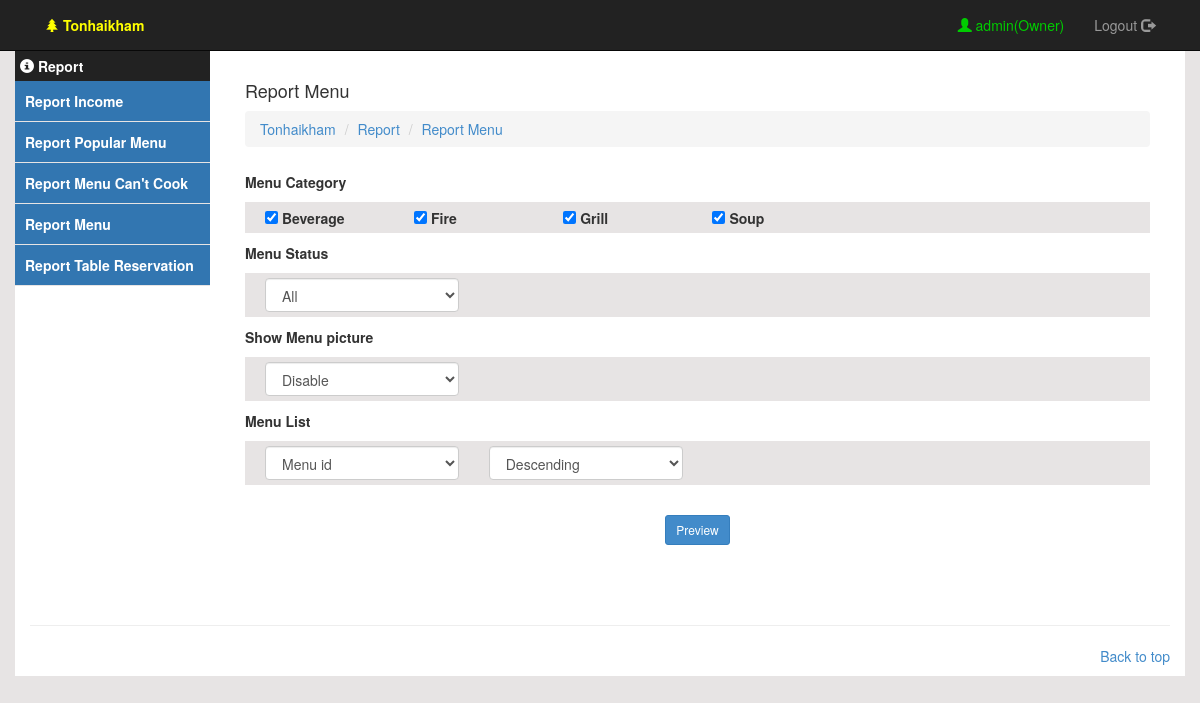
Screenshot of /report.php?page=menu (signed in) with the database file from the repository.
### tables this page shows
CREATE TABLE `menu_category` (
  `menu_cate_id` int(11) NOT NULL,
  `menu_cate_name` varchar(50) NOT NULL
);

### includes/libraries/database.class.php (called while the page is built, shortened)
<?php
class Database {
    private $connection;
    private $hostname;
    private $username;
    private $password;
    public function __construct() {
        $this->hostname = DATABASE_HOST;
        $this->username = DATABASE_USER;
        $this->password = DATABASE_PASSWORD;
        $this->database = DATABASE_NAME;
    }
    public function openConnection() {
        $this->connection = mysql_connect($this->hostname, $this->username, $this->password);
    }
    public function executeStatement($statement) {
        $result = mysql_query($statement, $this->connection) or die(mysql_error());
        return $result;
    }
    public function executeSql($sql) {
        $result = $this->executeStatement($sql);
        $dataset = array();
        while ($row = mysql_fetch_object($result)) {
            $dataset[] = $row;
        }
        return $dataset;
    }
}

### includes/templates/view/report_menu.php (the view, shortened to what this page needs)
<?php
$sql_menu = "SELECT `menu_category`.* FROM `menu_category` ORDER BY `menu_category`.`menu_cate_name` ASC ";
$menu_cate_arr = $database->executeSql($sql_menu);
?>
<div style="padding: 20px;">
    <h4>Report Menu</h4>
    <ol class="breadcrumb" style="margin-bottom: 5px;">
         <li><a href="backoffice.php">Tonhaikham</a></li>
        <li><a href="report.php">Report</a></li>
        <li><a href="report.php?page=menu">Report Menu</a></li>
    </ol>
    <br>
    <p><b>Menu Category</b></p>
    <div style="background-color: #E7E4E4;padding: 5px;margin-bottom: 10px;">
        <?php
        foreach ($menu_cate_arr as $menu_cate_val) {
            ?>
            <div class="col-sm-2">
                <input type="checkbox" class="ch_menu_cate" checked="" value="<?= $menu_cate_val->menu_cate_id ?>"> <b><?= $menu_cate_val->menu_cate_name ?></b>
            </div>
            <?php
        }
        ?>
        <div class="clearfix"></div>
    </div>
    <p><b>Menu Status</b></p>
    <div style="background-color: #E7E4E4;padding: 5px;margin-bottom: 10px;">
        <div class="col-sm-3">
            <select class="form-control" id="list_menu_status">
                <option value="">All</option>
            </select>
        </div>
        <div class="clearfix"></div>
    </div>
    <p><b>Show Menu picture</b></p>
    <div style="background-color: #E7E4E4;padding: 5px;margin-bottom: 10px;">
        <div class="col-sm-3">
            <select class="form-control" id="show_img">
                <option value="">Disable</option>
            </select>
        </div>
        <div class="clearfix"></div>
    </div>
    <p><b>Menu List</b></p>
    <div style="background-color: #E7E4E4;padding: 5px;margin-bottom: 10px;">
        <div class="col-sm-3">
            <select class="form-control" id="list_menu_type">
                <option value="menu_id">Menu id</option>
            </select>
        </div>
        <div class="col-sm-3">
            <select class="form-control" id="list_menu_order">
                <option value="DESC">Descending</option>
            </select>
        </div>
        <div class="clearfix"></div>
    </div>
    <br>
    <div style="text-align: center"><input type="button" class="btn btn-sm btn-primary" value="Preview" id="btn-pdf-menu"></div>
    <br>
    <br>
</div>

### rows the page displays
menu_category: menu_cate_name "Beverage"
menu_category: menu_cate_name "Fire"
menu_category: menu_cate_name "Grill"
menu_category: menu_cate_name "Soup"

### other values shown
$sys_user "admin"
user_role($sys_user_role) "Owner"
